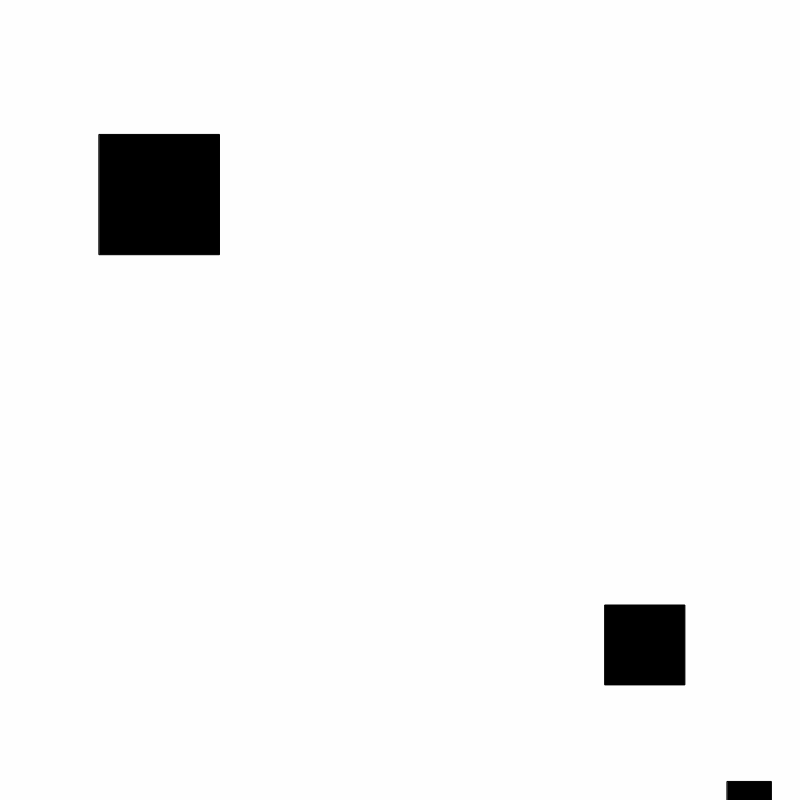
Frame 1 (no input)
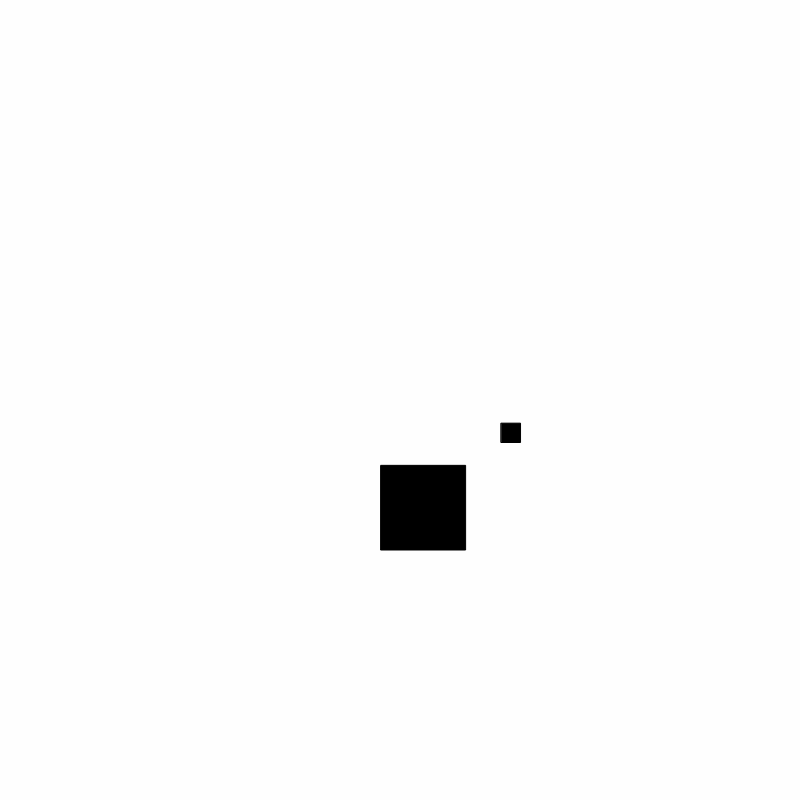
Frame 60 (no input)
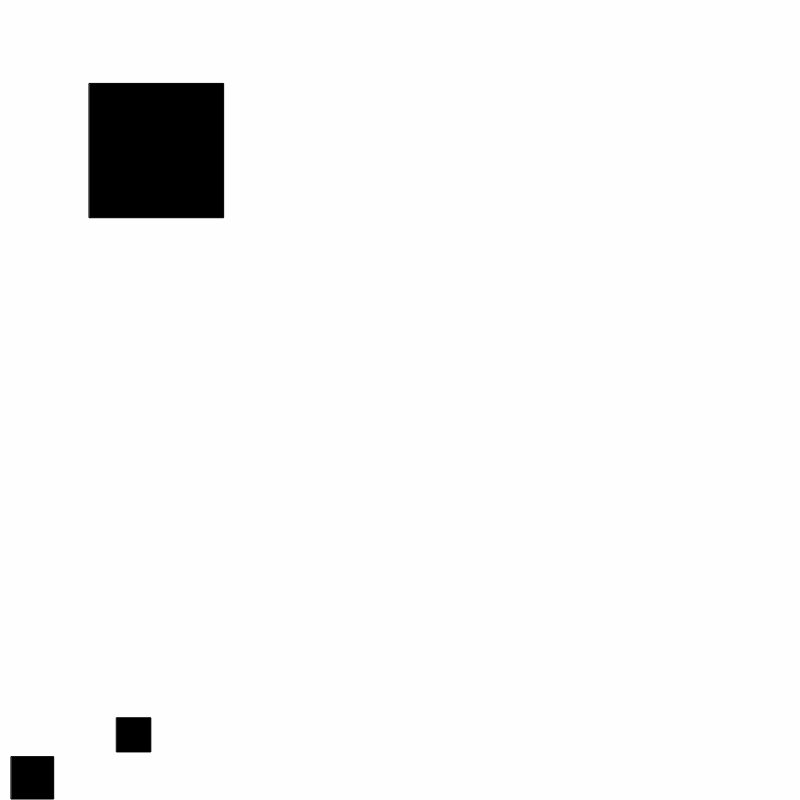
Frame 120 (the mouse pressed at the canvas centre since frame 60)

The p5.js sketch that drew these frames (run headless with seeded random() and noise() and a simulated clock; from frame 60 on, the mouse is pressed at the canvas centre):

// p5.js sketch
// ── sketch.js
let bgColor = [0,254];
var rectangle1 = {
		posX: getRandomArbitrary(0,800),
		posY: getRandomArbitrary(0,800),
		size: getRandomArbitrary(50, 150)
	}
var rectangle2 = {
		posX: getRandomArbitrary(0,800),
		posY: getRandomArbitrary(0,800),
		size: getRandomArbitrary(50, 150)
	}
var rectangle3 = {
		posX: 600,
		posY: 600,
		size: getRandomArbitrary(50, 150)
	}

function getRandomArbitrary(min, max) {
  return Math.random() * (max - min) + min;
}

function setup() {
	createCanvas(800, 800);
	frameRate(35);
}

function draw() {
	var bc = random(bgColor);
	
	background(bc);
	
	if (bc == 0) { 
		fill(254);
	} else {
		fill(0);
	}	
	
	rectangle1.size -= 10; 
	rectangle1.posX += 5; 
	rectangle1.posY += 5; 
	
	if (rectangle1.size <= 0) { 
		rectangle1.posX = random(800);
		rectangle1.posY = random(800);
		rectangle1.size = random(0,150);
	}
	
	rectangle2.size -= 10; 
	rectangle2.posX += 5; 
	rectangle2.posY += 5; 
	
	if (rectangle2.size <= 0) { 
		rectangle2.posX = random(800);
		rectangle2.posY = random(800);
		rectangle2.size = random(0,150);
	}
	
	rectangle3.size -= 10; 
	rectangle3.posX += 5; 
	rectangle3.posY += 5; 
	
	if (rectangle3.size <= 0) { 
		rectangle3.posX = random(800);
		rectangle3.posY = random(800);
		rectangle3.size = random(0,150);
	}
	
	rect(rectangle1.posX,rectangle1.posY,rectangle1.size); 
	rect(rectangle2.posX,rectangle2.posY,rectangle2.size); 
	rect(rectangle3.posX,rectangle3.posY,rectangle3.size); 

}
